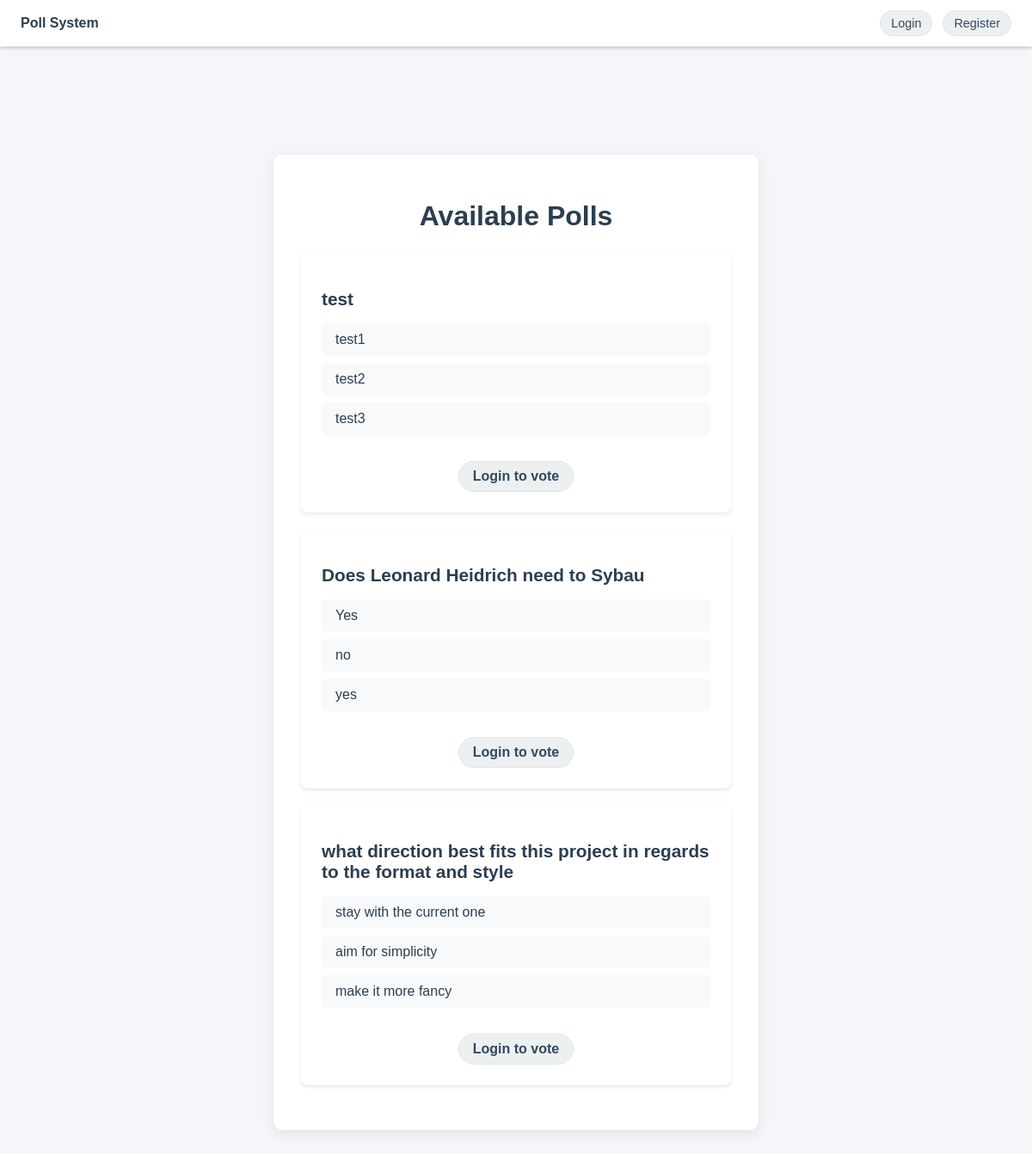
/main/, run on the app's committed database.
### main/models.py (models this page shows, shortened)
class Poll(models.Model):
    question = models.TextField(default="New Question")
    option_one = models.CharField(max_length=30, default="Option 1")
    option_two = models.CharField(max_length=30, default="Option 2")
    option_three = models.CharField(max_length=30, default="Option 3")
    option_one_count = models.IntegerField(default=0)
    option_two_count = models.IntegerField(default=0)
    option_three_count = models.IntegerField(default=0)

### main/views.py (the view)
# urls.py: path("", views.home, name="home"),
def home(request):
    polls = Poll.objects.all()  # # Get all polls from database - available to all users
    context = {
        'polls': polls  # # Pass polls to template for display
    }
    return render(request, "main/home.html", context)  # # Render home template with polls

### main/templates/main/home.html (shortened to what this page needs)
<!DOCTYPE html>
<html>
<head>
    {% load static %}
    {% include 'main/header.html' with header_style=True %}
</head>
<body>
    {% include 'main/header.html' with header_content=True %}
    <div class="container">
        <h1>Available Polls</h1>
        {% for poll in polls %}
            <div class="poll-card">
                <h2>{{ poll.question }}</h2>
                <ul class="poll-options">
                    <li>{{ poll.option_one }}</li>
                    <li>{{ poll.option_two }}</li>
                    <li>{{ poll.option_three }}</li>
                </ul>
                <div class="button-wrapper">
                    {% if user.is_authenticated %}
                        <a href="{% url 'vote' poll.id %}" class="vote-button">Vote on this poll</a>
                    {% else %}
                        <a href="{% url 'login' %}" class="vote-button">Login to vote</a>
                    {% endif %}
                </div>
            </div>
        {% endfor %}
    </div>
</body>
</html>

### main/templates/main/home.html (style rules this page uses)
body { font-family: Arial, sans-serif; background: #f4f6fa; margin: 0; padding: 0; }
.container { max-width: 500px; margin: 60px auto; background: #fff; border-radius: 10px; box-shadow: 0 4px 16px rgba(0,0,0,0.08); padding: 32px; text-align: center; }
h1 { color: #2c3e50; margin-bottom: 24px; }
.poll-card { background: white; padding: 24px; margin: 20px 0; border-radius: 8px; box-shadow: 0 2px 4px rgba(0,0,0,0.1); text-align: left; }
.poll-card h2 { color: #2c3e50; margin-bottom: 16px; font-size: 1.3em; }
.poll-options { list-style: none; padding: 0; margin: 0 0 20px 0; }
.poll-options li { padding: 10px 16px; margin: 8px 0; background: #f8f9fa; border-radius: 6px; color: #2c3e50; font-weight: 500; transition: background 0.2s; }
.vote-button { display: inline-block; padding: 8px 16px; background: #ecf0f1; color: #34495e; text-decoration: none; border-radius: 20px; margin-top: 10px; font-weight: 600; border: 1px solid #dfe6ea; transition: all 0.2s ease; }
.button-wrapper { text-align: center; margin-top: 16px; }

### data on the page
Poll: question "test", option_one "test1", option_two "test2", option_three "test3"
Poll: question "Does Leonard Heidrich need to Sybau", option_one "Yes", option_two "no", option_three "yes"
Poll: question "what direction best fits this project in regards to the format and style", option_one "stay with the current one", option_two "aim for simplicity", option_three "make it more fancy"
